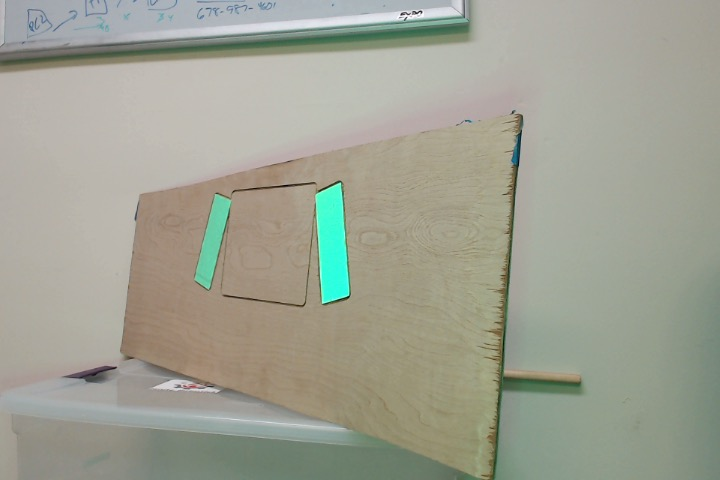
#> input picture src/python/target2.jpg, 720 x 480 px
$ python scratch.py   (older library calls are emulated)
#> lines starting #> are read from the running program, lines starting #| are printed output that depends on the picture; after the words box and inside, x2 and y2 are one past the last pixel; in counts of white or black regions, pixels touching at a corner belong together
# import the necessary packages
from scipy.spatial import distance as dist
import numpy as np
import cv2
from imutils import contours
from imutils import perspective
import numpy as np
import argparse
import imutils

def order_points(pts):
    # sort the points based on their x-coordinates
    xSorted = pts[np.argsort(pts[:, 0]), :]

    # grab the left-most and right-most points from the sorted
    # x-roodinate points
    leftMost = xSorted[:2, :]
    rightMost = xSorted[2:, :]

    # now, sort the left-most coordinates according to their
    # y-coordinates so we can grab the top-left and bottom-left
    # points, respectively
    leftMost = leftMost[np.argsort(leftMost[:, 1]), :]
    (tl, bl) = leftMost

    # now that we have the top-left coordinate, use it as an
    # anchor to calculate the Euclidean distance between the
    # top-left and right-most points; by the Pythagorean
    # theorem, the point with the largest distance will be
    # our bottom-right point
    print('dist inputs:', tl[np.newaxis], ':',rightMost)
    D = dist.cdist(tl[np.newaxis], rightMost, "euclidean")[0]
    (br, tr) = rightMost[np.argsort(D)[::-1], :]
    print('Dist:', D)

    # return the coordinates in top-left, top-right,
    # bottom-right, and bottom-left order
    return np.array([tl, tr, br, bl], dtype="float32")


# construct the argument parse and parse the arguments
ap = argparse.ArgumentParser()
ap.add_argument("-n", "--new", type=int, default=-1,
	help="whether or not the new order points should should be used")
args = vars(ap.parse_args())

# load our input image, convert it to grayscale, and blur it slightly
image = cv2.imread("target2.jpg")
#> image is the input picture: shape (480, 720, 3); mean B, G, R 147, 160.9, 159.2
gray = cv2.cvtColor(image, cv2.COLOR_BGR2GRAY)
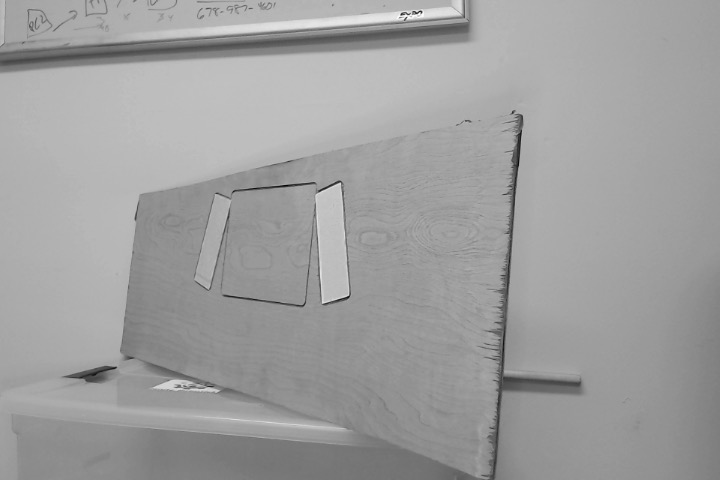
#> gray: shape (480, 720); min 4, max 255, mean 158.8
gray = cv2.GaussianBlur(gray, (7, 7), 0)

# perform edge detection, then perform a dilation + erosion to
# close gaps in between object edges
edged = cv2.Canny(gray, 50, 100)
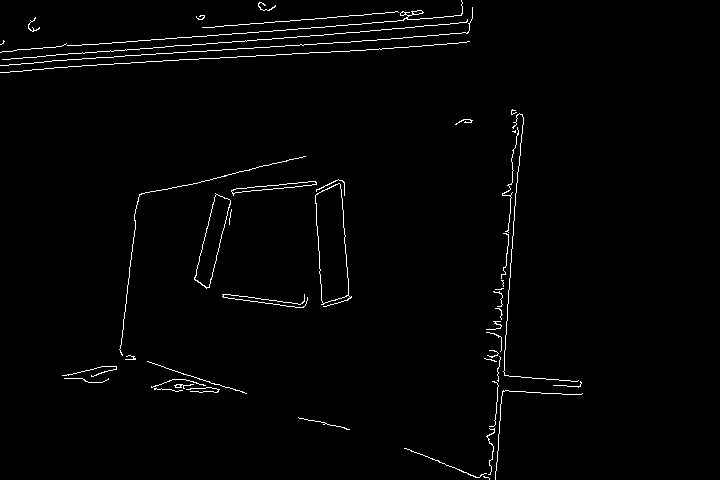
#> edged: shape (480, 720); 1.5% white in thin lines or dots, all inside (x1, y1, x2, y2) = (0, 0, 583, 480)
edged = cv2.dilate(edged, None, iterations=1)
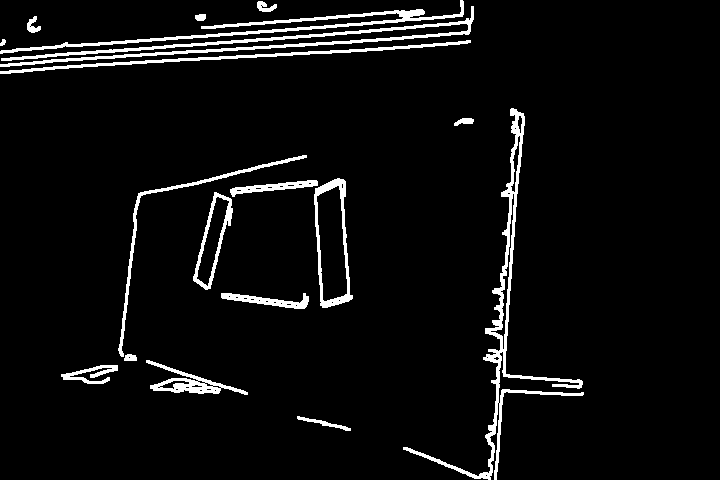
#> edged: shape (480, 720); 5% white; 18 white regions, largest, box (x1, y1, x2, y2) and area: (403, 108, 584, 480) 3954, (0, 6, 474, 67) 3064, (0, 0, 464, 54) 2320
edged = cv2.erode(edged, None, iterations=1)
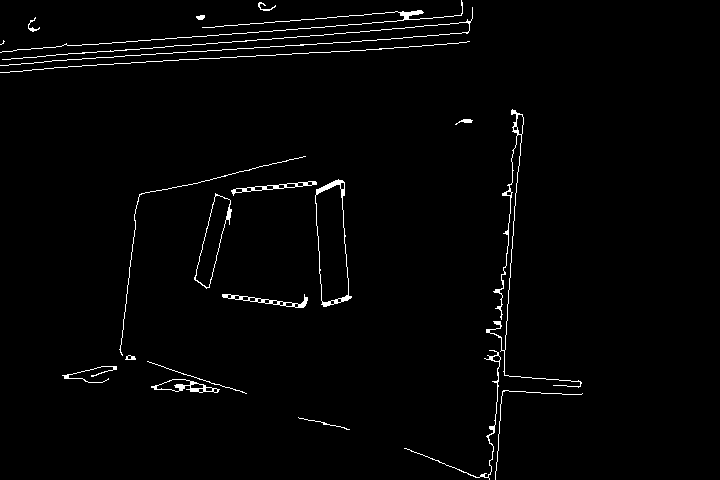
#> edged: shape (480, 720); 1.8% white in thin lines or dots, all inside (x1, y1, x2, y2) = (0, 0, 583, 480)

# find contours in the edge map
cnts = cv2.findContours(edged.copy(), cv2.RETR_EXTERNAL,
	cv2.CHAIN_APPROX_SIMPLE)
#> cnts = 21 contours, 6 with area under 20; largest, box (x1, y1, x2, y2) and area: (315, 179, 352, 307) 3241, (194, 193, 232, 289) 1488, (151, 379, 220, 393) 458, (486, 109, 582, 388) 319, (222, 294, 308, 308) 312
cnts = imutils.grab_contours(cnts)

# sort the contours from left-to-right and initialize the bounding box
# point colors
(cnts, _) = contours.sort_contours(cnts)
colors = ((0, 0, 255), (240, 0, 159), (255, 0, 0), (255, 255, 0))

# loop over the contours individually
for (i, c) in enumerate(cnts):
    # if the contour is not sufficiently large, ignore it
    if cv2.contourArea(c) < 100:
        continue

    # compute the rotated bounding box of the contour, then
    # draw the contours
    box = cv2.minAreaRect(c)
    box = cv2.cv.BoxPoints(box) if imutils.is_cv2() else cv2.boxPoints(box)
    box = np.array(box, dtype="int")
    cv2.drawContours(image, [box], -1, (0, 255, 0), 2)

    # show the original coordinates
    print("Object #{}:".format(i + 1))
    print(box)

    # rect = perspective.order_points(box)
    rect = order_points(box)

    # show the re-ordered coordinates
    print(rect.astype("int"))
    print("")

    # loop over the original points and draw them
    for ((x, y), color) in zip(rect, colors):
        cv2.circle(image, (int(x), int(y)), 5, color, -1)

    # draw the object num at the top-left corner
    cv2.putText(image, "Object #{}".format(i + 1),
        (int(rect[0][0] - 15), int(rect[0][1] - 15)),
        cv2.FONT_HERSHEY_SIMPLEX, 0.55, (255, 255, 255), 2)

    # show the image
    cv2.imshow("Image", image)
    cv2.waitKey(0)
#> this loop made 21 passes
#> (box, D in order_points, rect) on passes 11, 14, 17, 20: ([[212, 289], [191, 284], [214, 192], [235, 198]], [94.83, 96.6], [[191, 284], [214, 192], [235, 198], [212, 289]]), ([[231, 195], [230, 188], [315, 177], [316, 184]], [85.71, 86.09], [[230, 188], [315, 177], [316, 184], [231, 195]]), ([[320, 306], [313, 180], [343, 178], [351, 304]], [30.07, 129.7], [[313, 180], [343, 178], [351, 304], [320, 306]]), ([[501, 403], [440, 124], [520, 107], [581, 386]], [81.79, 297.5], [[440, 124], [520, 107], [581, 386], [501, 403]])
#> (box, xSorted in order_points, D in order_points, rect) on passes 10, 13, 18: ([[218, 392], [150, 389], [151, 377], [219, 380]], [[150, 389], [151, 377], [218, 392], [219, 380]], [68.66, 68.07], [[151, 377], [219, 380], [218, 392], [150, 389]]), ([[307, 307], [222, 307], [222, 294], [307, 294]], [[222, 307], [222, 294], [307, 307], [307, 294]], [85.99, 85], [[222, 294], [307, 294], [307, 307], [222, 307]]), ([[487, 482], [403, 448], [450, 332], [534, 366]], [[403, 448], [450, 332], [487, 482], [534, 366]], [154.5, 90.62], [[450, 332], [534, 366], [487, 482], [403, 448]])
#> (printed output is left out)
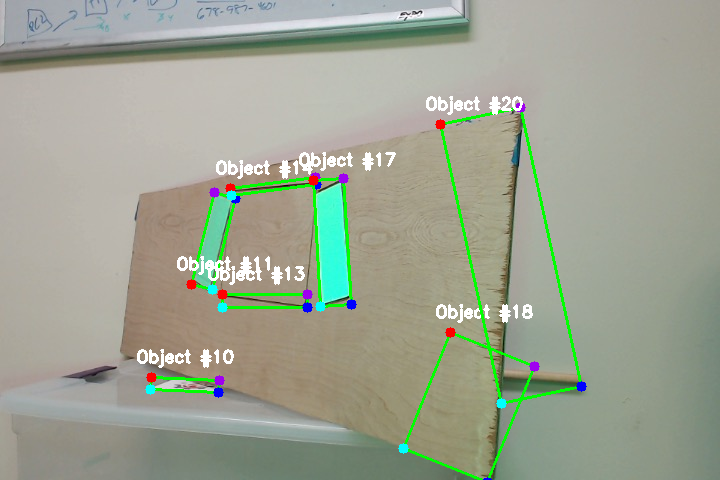
#> image: shape (480, 720, 3); 3.59% of pixels changed, all inside (x1, y1, x2, y2) = (137, 96, 587, 480)

$ run again, with src/python/target1.jpg copied over src/python/target2.jpg
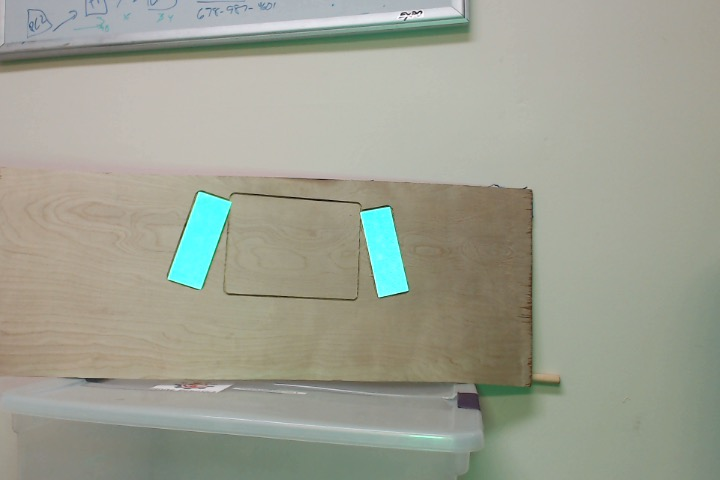
#> input picture src/python/target1.jpg, 720 x 480 px
#> image is the input picture: shape (480, 720, 3); mean B, G, R 146.2, 160, 157.6
#> `edged = cv2.erode(edged, None, iterations=1)`:
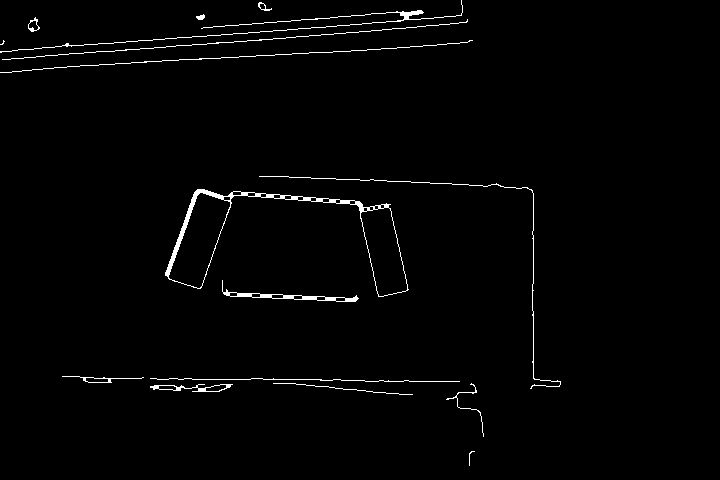
#> edged: shape (480, 720); 1.5% white in thin lines or dots, all inside (x1, y1, x2, y2) = (0, 0, 561, 466)
#> cnts = 16 contours, 8 with area under 20; largest, box (x1, y1, x2, y2) and area: (165, 189, 409, 297) 6848, (222, 280, 359, 302) 460, (150, 384, 233, 392) 255, (62, 376, 144, 383) 116, (0, 0, 463, 53) 112, (28, 17, 40, 32) 92, (258, 2, 272, 11) 46, (196, 14, 205, 20) 26
#> the loop `for (i, c) in enumerate(cnts):` made 16 passes
#> (box, xSorted in order_points, D in order_points, rect) on passes 6 to 7: ([[142, 382], [61, 381], [62, 375], [143, 377]], [[61, 381], [62, 375], [142, 382], [143, 377]], [80.31, 81.02], [[62, 375], [142, 382], [143, 377], [61, 381]]), ([[232, 391], [150, 391], [150, 384], [232, 384]], [[150, 391], [150, 384], [232, 391], [232, 384]], [82.3, 82], [[150, 384], [232, 384], [232, 391], [150, 391]])
#> (printed output is left out)
#> after the loop `for (i, c) in enumerate(cnts):`:
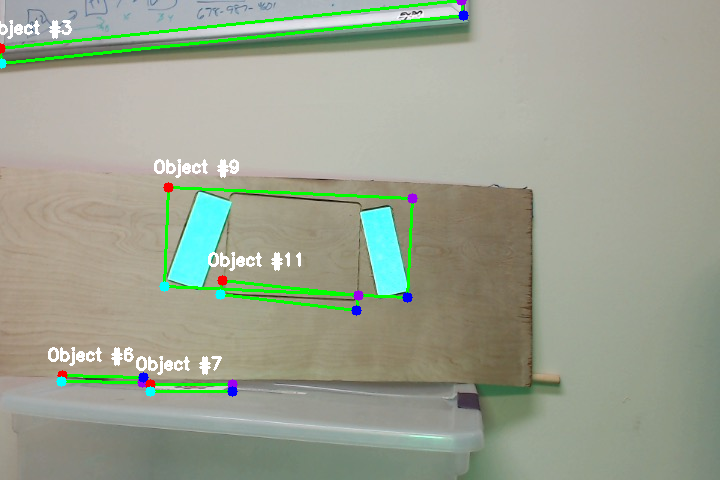
#> image: shape (480, 720, 3); 3.14% of pixels changed, all inside (x1, y1, x2, y2) = (0, 0, 469, 397)

$ run again, with src/python/input1.JPG copied over src/python/target2.jpg
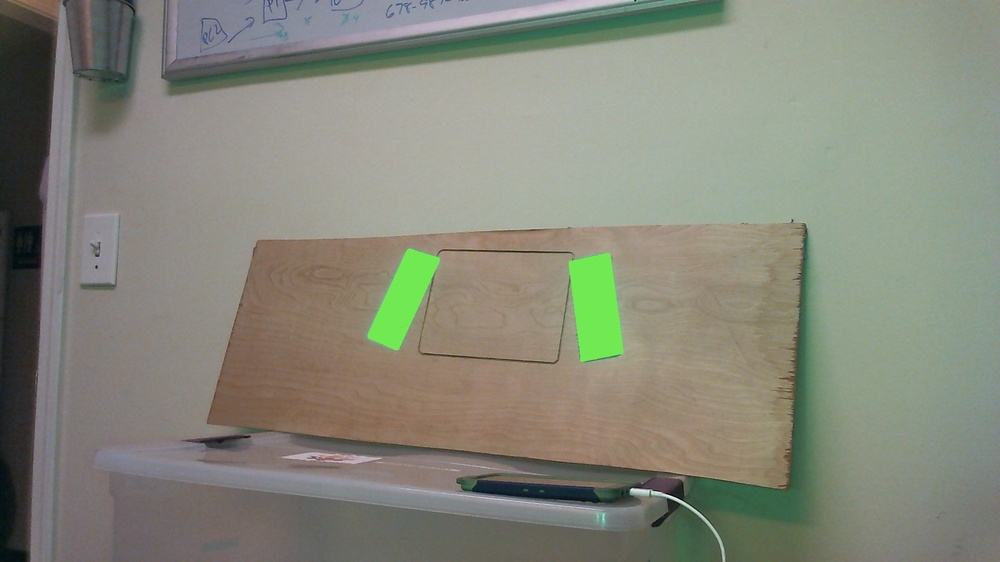
#> input picture src/python/input1.JPG, 1000 x 562 px, shrunk from 1920 x 1080 before the run
#> image is the input picture: shape (562, 1000, 3); mean B, G, R 122.1, 135.1, 133.5
#> `edged = cv2.erode(edged, None, iterations=1)`:
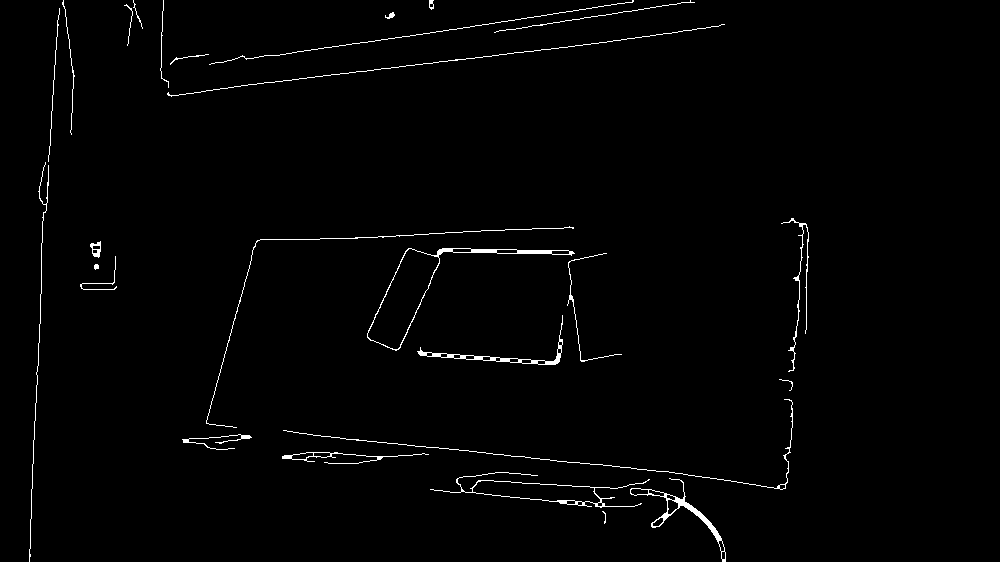
#> edged: shape (562, 1000); 1.3% white in thin lines or dots, all inside (x1, y1, x2, y2) = (29, 0, 809, 562)
#> cnts = 27 contours, 15 with area under 20; largest, box (x1, y1, x2, y2) and area: (367, 248, 575, 351) 4026, (430, 472, 650, 508) 1997, (630, 478, 726, 562) 834, (417, 315, 563, 365) 565, (282, 452, 429, 464) 235
#> the loop `for (i, c) in enumerate(cnts):` made 27 passes
#> (box, xSorted in order_points, D in order_points, rect) on passes 5, 15: ([[100, 257], [90, 257], [90, 241], [100, 241]], [[90, 257], [90, 241], [100, 257], [100, 241]], [18.87, 10], [[90, 241], [100, 241], [100, 257], [90, 257]]), ([[428, 463], [282, 463], [282, 452], [428, 452]], [[282, 463], [282, 452], [428, 463], [428, 452]], [146.4, 146], [[282, 452], [428, 452], [428, 463], [282, 463]])
#> (printed output is left out)
#> after the loop `for (i, c) in enumerate(cnts):`:
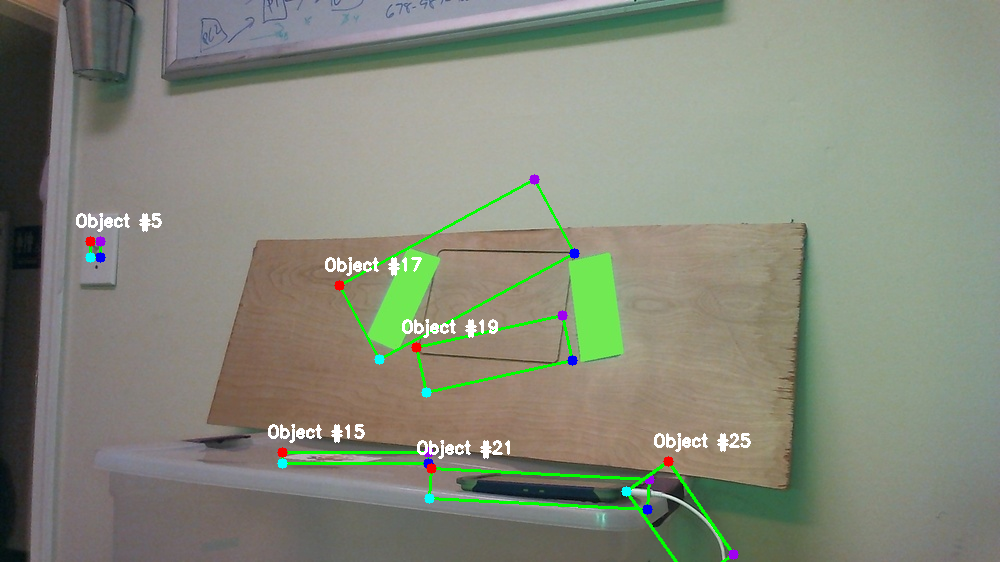
#> image: shape (562, 1000, 3); 2.03% of pixels changed, all inside (x1, y1, x2, y2) = (76, 174, 751, 562)
